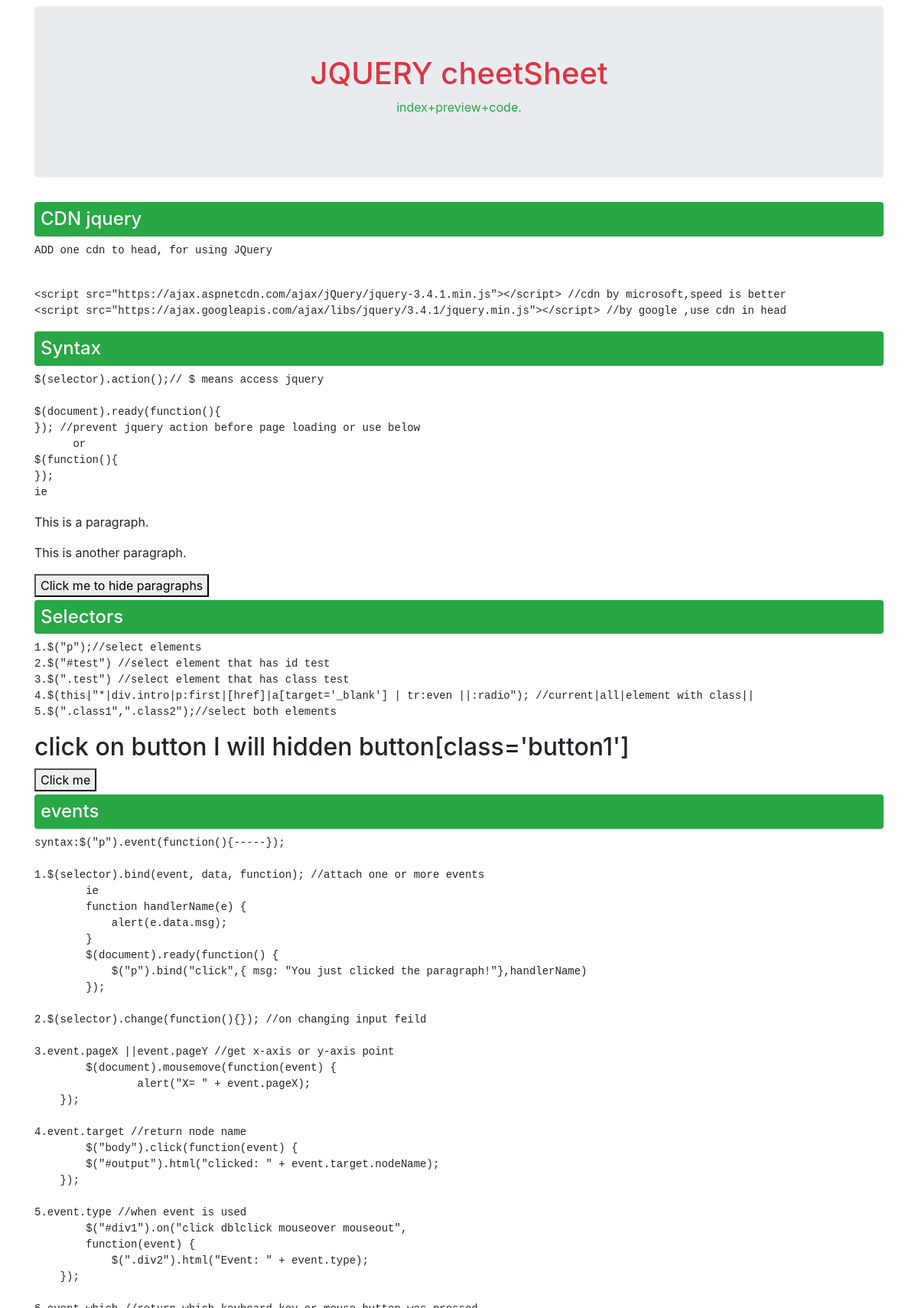
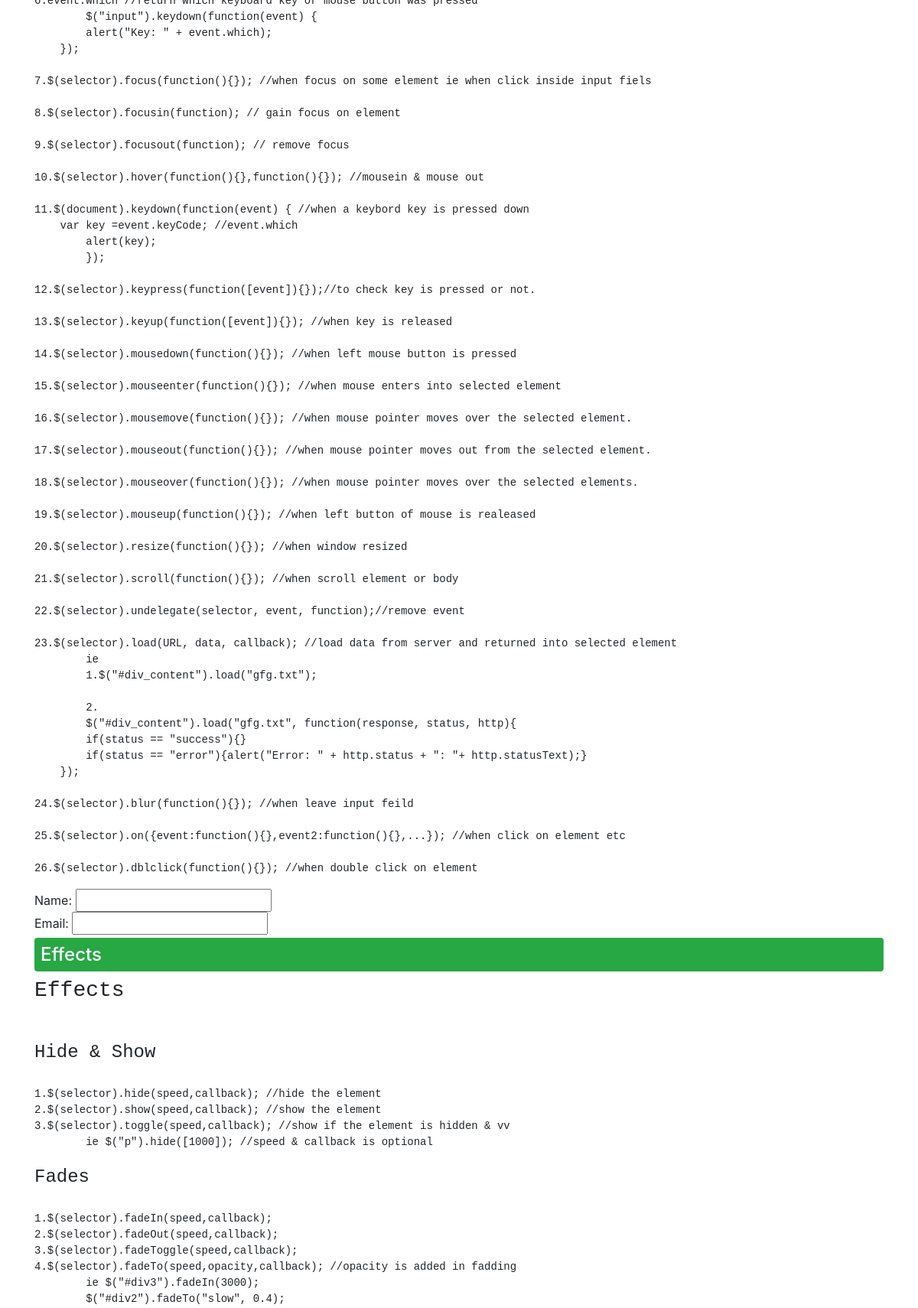
Screenshot of /index.php/pkdb/jqueryCheatSheat (upper part) with the database file from the repository (2 pictures, top to bottom).
### tables this page shows
CREATE TABLE `jquerycheatsheat` (
  `id` int(10) NOT NULL AUTO_INCREMENT,
  `title` varchar(100) NOT NULL,
  `description` varchar(3000) NOT NULL,
  `code` varchar(6000) NOT NULL,
  `category` varchar(30) NOT NULL,
  PRIMARY KEY (`id`)
);

### application/controllers/pkdb.php (called while the page is built, shortened)
<?php
class pkdb extends CI_Controller {
	function __construct(){
        $this->load->model('upload');
        $this->load->helper('url');
        $this->load->helper('form');
        $this->load->library('session');
    }
    public function jqueryCheatSheat(){
        $query=$this->db->query("SELECT * FROM jqueryCheatSheat");
        $data['arrayData']=$query->result_array();
        $this->load->view('jqueryCheatSheat',$data);
    }
}

### index.php (called while the page is built, shortened)
<?php
require_once BASEPATH.'core/CodeIgniter.php';

### application/views/JqueryCheatSheat.php (the view, shortened to what this page needs)
<!DOCTYPE html>
<html lang="en-US">
  <head>
    <link rel="stylesheet" href="https://maxcdn.bootstrapcdn.com/bootstrap/4.3.1/css/bootstrap.min.css">
  </head>
  <body>
<div class="container">
  <div class="jumbotron mt-2">
    <h1 class="text-center text-danger">JQUERY cheetSheet</h1>
    <p class="text-center text-success">index+preview+code.</p>
  </div>
<?php
  foreach($arrayData as $data){
    echo "<div class='workingArea'>";
      echo "<h4 class='bg-success text-white p-2 mt-1 rounded ButtoncodeShow'>".$data['title']."</h4>";
      echo "<pre>".$data['description']."</pre>";
      echo $data['code'];
    echo '</div>';
  }
?>
</div>
  </body>
</html>

### rows the page displays
jquerycheatsheat: title "CDN jquery", description "ADD one cdn to head, for using JQuery <script src=\"https://ajax.aspnetcdn.com/ajax/jQuery/jquery-3.4.1.min.js\"></script> //cdn by microsoft,speed is better <script src=\"https://ajax.googleapis.com/ajax/libs/jquery/3.4.1/jquery.min.js\"></script> //by google ,use cdn in head"
jquerycheatsheat: title "Syntax", description "$(selector).action();// $ means access jquery $(document).ready(function(){ }); //prevent jquery action before page loading or use below or $(function(){ }); ie", code "This is a paragraph. This is another paragraph. Click me to hide paragraphs"
jquerycheatsheat: title "Selectors", description "1.$(\"p\");//select elements 2.$(\"#test\") //select element that has id test 3.$(\".test\") //select element that has class test 4.$(this|\"*|div.intro|p:first|[href]|a[target='_blank'] | tr:even ||:radio\"); //current|all|element with class|| 5.$(\".class1\",\".class2\");//select both elements", code "click on button I will hidden button[class='button1'] Click me"
jquerycheatsheat: title "events", description "syntax:$(\"p\").event(function(){-----}); 1.$(selector).bind(event, data, function); //attach one or more events ie function handlerName(e) { alert(e.data.msg); } $(document).ready(function() { $(\"p\").bind(\"click\",{ msg: \"You just clicked the paragraph!\"},handlerName) }); 2.$(selector).change(function(){}); //on changing input feild 3.event.pageX ||event.pageY //get x-axis or y-axis point $(document).mousemove(function(event) { alert(\"X= \" + event.pageX); }); 4.event.target //return node name $(\"body\").click(function(event) { $(\"#output\").html(\"clicked: \" + event.target.nodeName); }); 5.event.type //when event is used $(\"#div1\").on(\"click dblclick mouseover mouseout\", function(event) {…"
jquerycheatsheat: title "Effects", description "Effects Hide & Show 1.$(selector).hide(speed,callback); //hide the element 2.$(selector).show(speed,callback); //show the element 3.$(selector).toggle(speed,callback); //show if the element is hidden & vv ie $(\"p\").hide([1000]); //speed & callback is optional Fades 1.$(selector).fadeIn(speed,callback); 2.$(selector).fadeOut(speed,callback); 3.$(selector).fadeToggle(speed,callback); 4.$(selector).fadeTo(speed,opacity,callback); //opacity is added in fadding ie $(\"#div3\").fadeIn(3000); $(\"#div2\").fadeTo(\"slow\", 0.4);"
